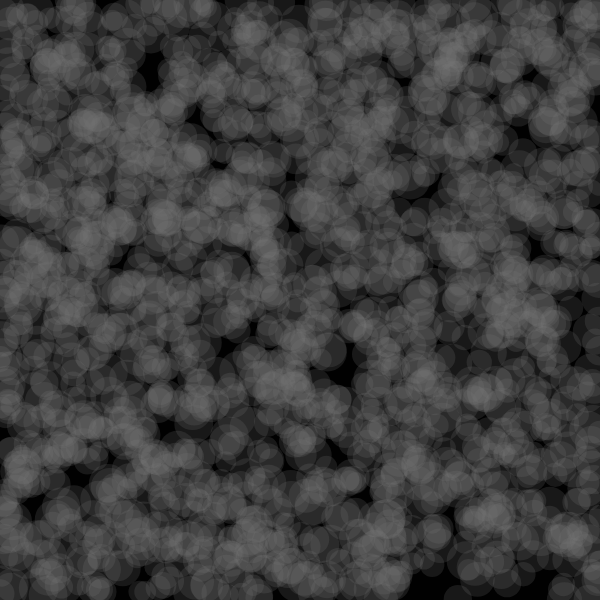
Frame 1 (no input)
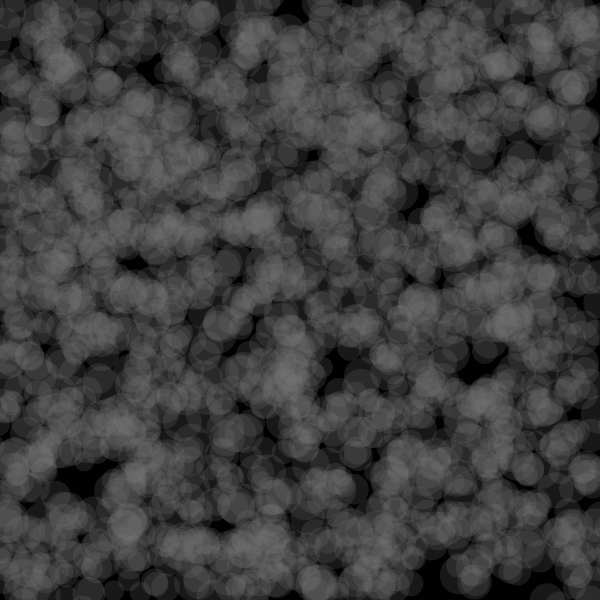
Frame 60 (no input)
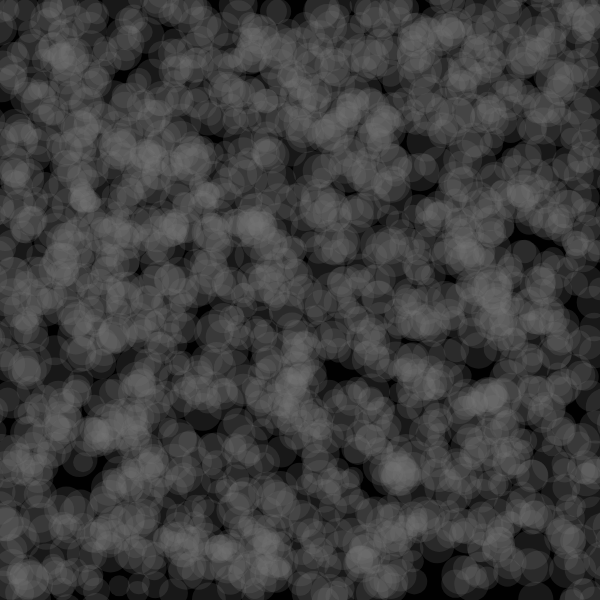
Frame 120 (the mouse pressed at the canvas centre since frame 60)

The p5.js sketch that drew these frames (run headless with seeded random() and noise() and a simulated clock; from frame 60 on, the mouse is pressed at the canvas centre):

// p5.js sketch
// ── sketch.js
let bubbles = [];
let bgcolor = 0;
let button1, button2;
let noofbubbles = 2000;
let slider;
let input;
function setup() {
  createCanvas(600, 600);
  let x = random(height);
  let y = random(width);
  let r = random(10,50);
  for(let i = 0;i<noofbubbles;i++){
    let x = random(height);
    let y = random(width);
    let r = random(10,20);
    bubbles[i]= new Bubble(x,y,r);
  }

  button1 = createButton("Change color");
  button1.mousePressed(changeColor);
  button2 = createButton("change bubbles")
  button2.mousePressed(changeBubbles);
  slider = createSlider(0,255,1);
  input = createInput("enter a text");
}


function draw() {
  background(slider.value());
 for(let bubble of bubbles){
    bubble.show();
    bubble.move();
    // for(let otherBubble of bubbles){
    //   if( b!== otherBubble && bubble.intersects(otherBubble)){
    //     otherBubble.changeColor(240);
    //   }else{
    //     otherBubble.changeColor(0);
    //   }
    // }
  }
}
function changeColor(){
//   for(let bubble of bubbles){
//     bubble.clicked(mouseX,mouseY);
    
//   }
  bgcolor=random(255);
 }
function changeBubbles(){
  noofbubbles = random(0,100);
}
class Bubble{
  
  constructor(x,y,r)
  {
    this.x = x;
    this.y = y;
    this.r = r;
    this.brightness = 0;
  }
  
//   clicked(px,py){
//     let d = dist(px,py,this.x,this.y);
//     if(d<this.r){
//       this.brightness = 255;
//       //console.log("clicked on bubble")
//     }
//   }
  
  intersects(other){
    let d = dist(this.x, this.y, other.x , other.y);
    return (d<this.r + other.r);
  }
  changeColor(brightness){
    this.brightness = brightness;
  }
  
  move()
  {
    this.x = this.x + random(-2,2);
    this.y = this.y + random(-2,2);
  }
  show()
  {
    noStroke();
    fill(120,50);
    ellipse(this.x,this.y,this.r*2);
  }

  
}
